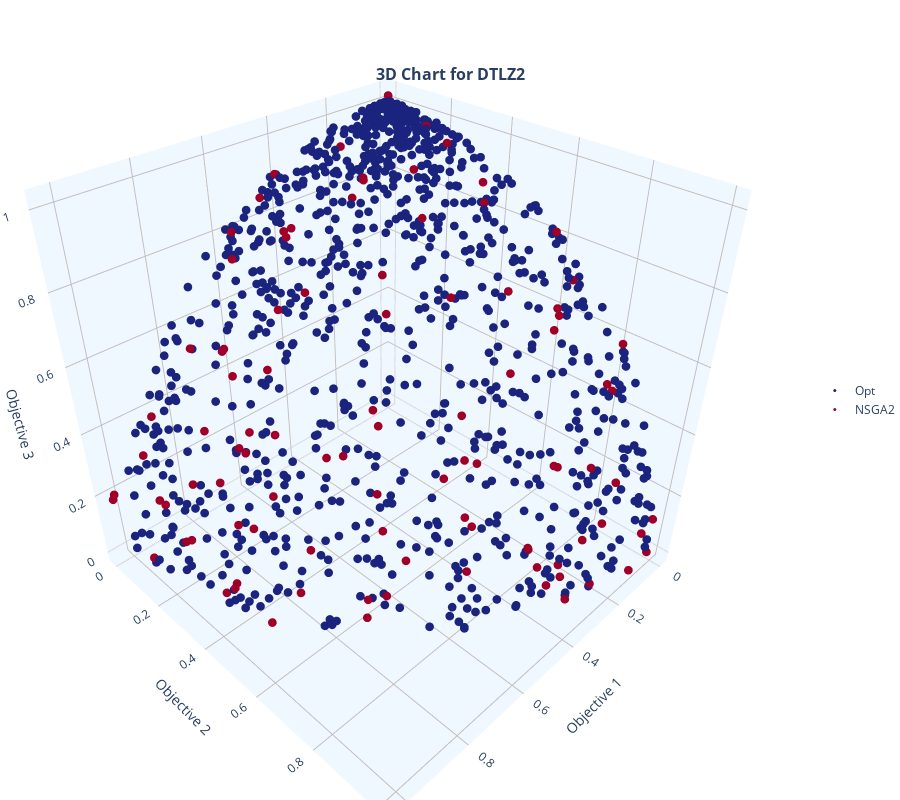

Source (notebook cell):
### Markdown cell above
### DTLZ2 (Spherical)

### Code cell
mop = mb.mops.DTLZ2(M=3)
exp = mb.experiment(mop=mop, moea=mb.moeas.NSGA2())
F_opt = exp.optimal(n_points=1000).objectives
exp.run(generations=200, population=100)
mb.view.topo_shape(SmartArray(F_opt, name="Opt"), SmartArray(exp.front(), name="NSGA2"), title="DTLZ2")
